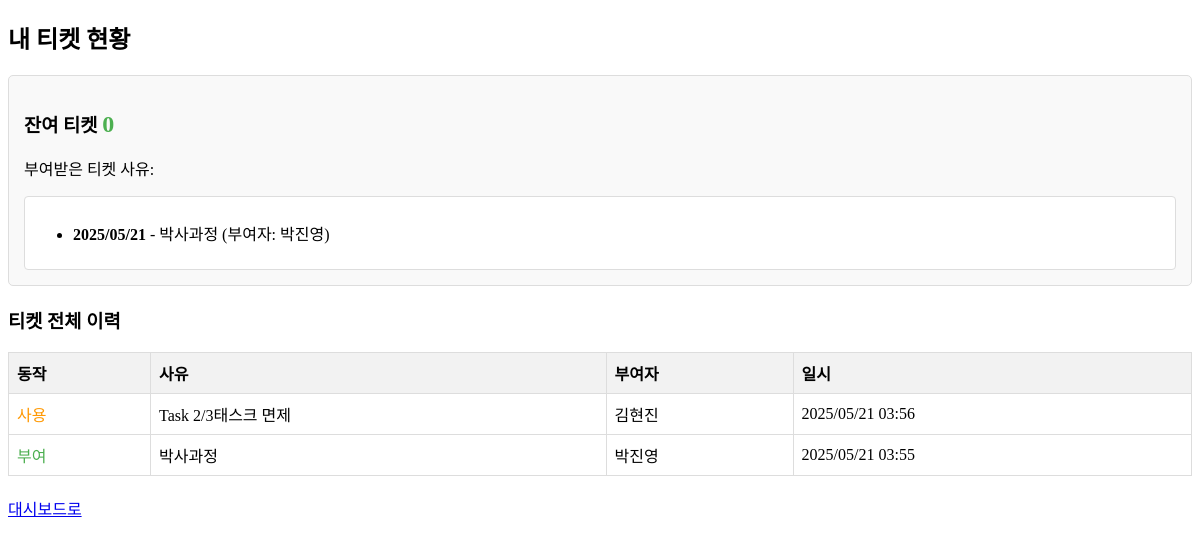
Screenshot of /ticket/my (signed in) with the database file from the repository.
### models.py (models this page shows)
class Ticket(db.Model):
    id = db.Column(db.Integer, primary_key=True)
    user_id = db.Column(db.Integer, db.ForeignKey('user.id'), nullable=False)
    type = db.Column(db.String(20), nullable=False)  # 'grant', 'revoke', 'use'
    reason = db.Column(db.String(200), nullable=False)
    created_by = db.Column(db.String(120), nullable=False)  # 이메일 또는 이름
    created_at = db.Column(db.DateTime, server_default=db.func.now())
    user = db.relationship('User', backref=db.backref('tickets', lazy=True))

### app.py (the view)
@app.route('/ticket/my')
@login_required
def my_ticket():
    tickets = Ticket.query.filter_by(user_id=current_user.id).order_by(Ticket.created_at.desc()).all()
    grant = sum(1 for t in tickets if t.type == 'grant')
    revoke = sum(1 for t in tickets if t.type == 'revoke')
    use = sum(1 for t in tickets if t.type == 'use')
    remain = grant - revoke - use
    grant_tickets = [t for t in tickets if t.type == 'grant']
    return render_template('ticket_my.html', tickets=tickets, remain=remain, grant_tickets=grant_tickets)

### app.py (called while the page is built)
@login_manager.user_loader
def load_user(user_id):
    return User.query.get(int(user_id))

### templates/ticket_my.html (shortened to what this page needs)
<!DOCTYPE html>
<html lang="ko">
<head>
</head>
<body>
    <h2>내 티켓 현황</h2>
    <div class="ticket-box">
        <h3>잔여 티켓 <span class="ticket-count">{{ remain }}</span></h3>
        {% if grant_tickets %}
        <p>부여받은 티켓 사유:</p>
        <div class="ticket-detail">
            <ul>
                {% for ticket in grant_tickets %}
                <li>
                    <strong>{{ ticket.created_at.strftime('%Y/%m/%d') }}</strong> -
                    {{ ticket.reason }} (부여자: {{ ticket.created_by }})
                </li>
                {% endfor %}
            </ul>
        </div>
        {% endif %}
    </div>
    <h3>티켓 전체 이력</h3>
    <table>
        <tr>
            <th>동작</th><th>사유</th><th>부여자</th><th>일시</th>
        </tr>
        {% for ticket in tickets %}
        <tr>
            <td class="{% if ticket.type == 'grant' %}grant{% elif ticket.type == 'revoke' %}revoke{% else %}use{% endif %}">
                {{ '부여' if ticket.type == 'grant' else '회수' if ticket.type == 'revoke' else '사용' }}
            </td>
            <td>{{ ticket.reason }}</td>
            <td>{{ ticket.created_by }}</td>
            <td>{{ ticket.created_at.strftime('%Y/%m/%d %H:%M') }}</td>
        </tr>
        {% endfor %}
    </table>
    <p><a href="/dashboard">대시보드로</a></p>
</body>
</html>

### templates/ticket_my.html (style rules this page uses)
table { width: 100%; border-collapse: collapse; margin-bottom: 20px; }
th, td { padding: 8px; text-align: left; border: 1px solid #ddd; }
th { background-color: #f2f2f2; }
.ticket-box { background-color: #f9f9f9; border: 1px solid #ddd; padding: 15px; margin-bottom: 20px; border-radius: 5px; }
.ticket-count { font-size: 24px; font-weight: bold; color: #4CAF50; margin-right: 10px; }
.ticket-detail { margin-top: 10px; padding: 8px; background-color: #fff; border: 1px solid #ddd; border-radius: 4px; }
.grant { color: #4CAF50; }
.use { color: #ff9800; }

### rows the page displays
Ticket: created_at "2025/05/21", reason "박사과정", created_by "박진영", type "부여", created_at "2025/05/21 03:55"
Ticket: type "사용", reason "Task 2/3태스크 면제", created_by "김현진", created_at "2025/05/21 03:56"

### other values shown
{{ remain }} "0"
